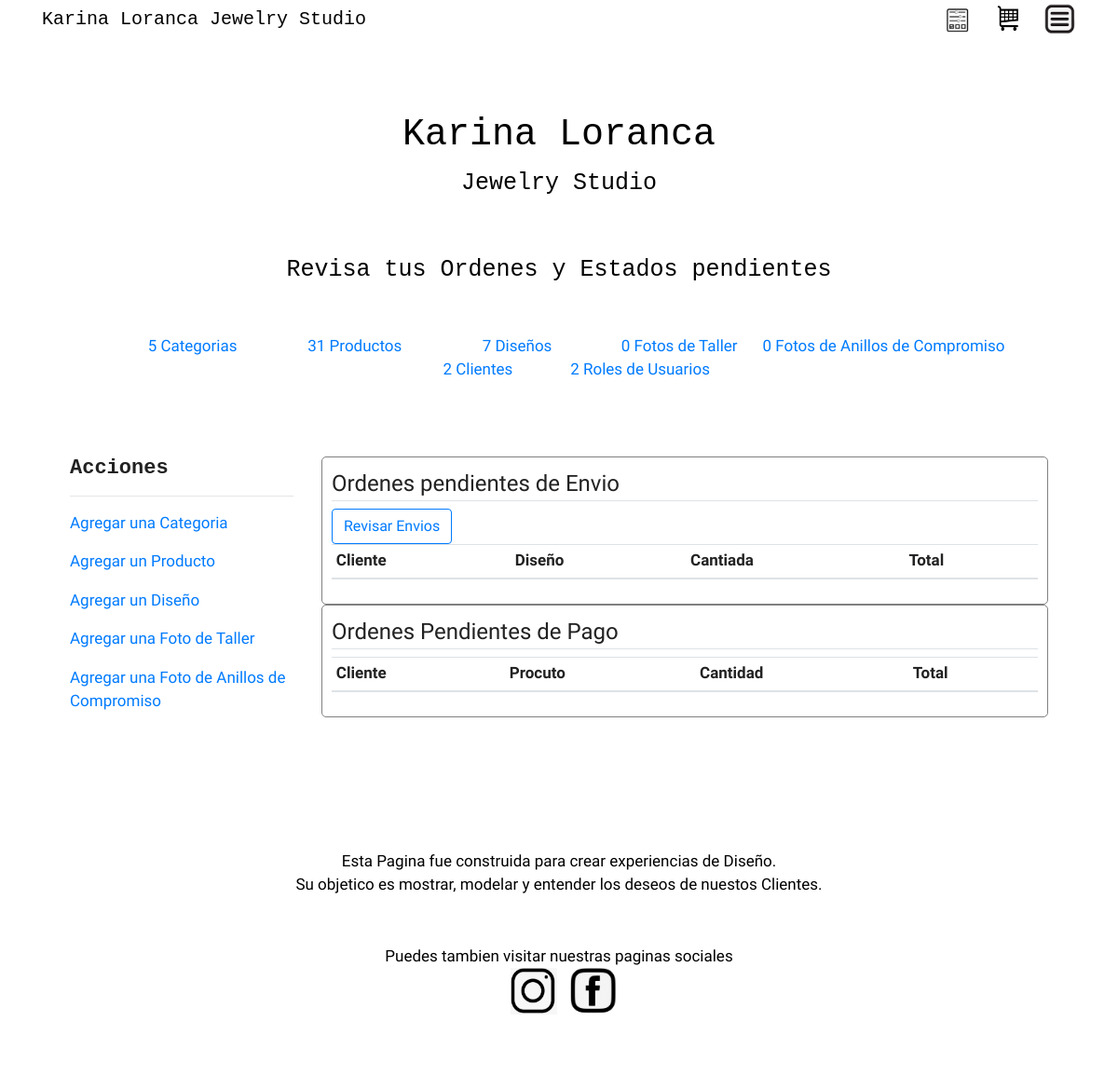
Page /admin (signed in) on the earlier database version.
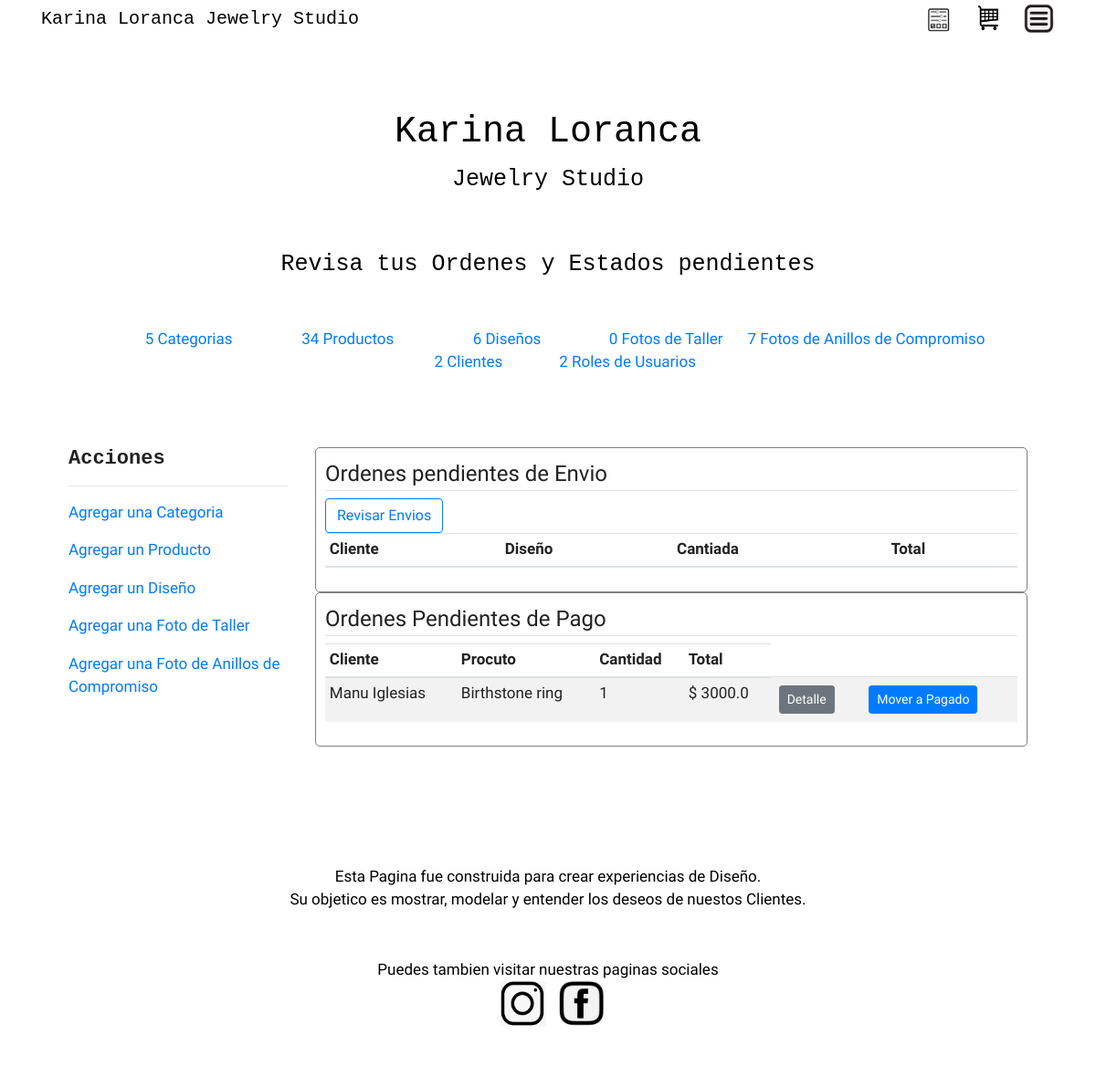
Same page on the later database version.
### kl_designs/models.py (models this page shows, shortened)
class Item(db.Model):
    __table_args__ = {'extend_existing': True}
    itemid = db.Column(db.Integer, primary_key=True)
    quantity = db.Column(db.Integer, nullable=True)
    size = db.Column(db.Integer, nullable=True)
    status = db.Column(db.String, default='pending')
    product_name = db.Column(db.String(100), nullable=True)
    category_name = db.Column(db.String(100), nullable=True)
    description = db.Column(db.String(100), nullable=True)
    price = db.Column(db.DECIMAL)
    image_file = db.Column(db.String(20), nullable=True, default='default.jpg')
    image_file_2 = db.Column(db.String(20), nullable=True, default='default.jpg')
    image_file_3 = db.Column(db.String(20), nullable=True, default='default.jpg')
    order_date = db.Column(db.DateTime, nullable=True)
    delivery_date = db.Column(db.DateTime, nullable=True)
    received_date = db.Column(db.DateTime, nullable=True)
    deliveryid = db.Column(db.Integer, nullable=True)
    carrier = db.Column(db.String(100), nullable=True)
    userid = db.Column(db.Integer, db.ForeignKey('user.id'), nullable=False)
    users = db.relationship(User)
    product_items = db.relationship('Product', backref='product_item', lazy=True)

class User(db.Model, UserMixin):
    __table_args__ = {'extend_existing': True}
    id = db.Column(db.Integer, primary_key=True)
    fname = db.Column(db.String(20), unique=True, nullable=False)
    role = db.Column(db.String, default='user')
    email = db.Column(db.String(120), unique=True, nullable=False)
    image_file = db.Column(db.String(20), nullable=False, default='default.jpg')
    password = db.Column(db.String(60), nullable=False)
    complete_address1 = db.Column(db.String(200), unique=False, nullable=False)
    zipcode = db.Column(db.String(20), unique=False, nullable=False)
    phone = db.Column(db.String(20), nullable=False)
    cart_items = db.relationship('Item', backref='author', lazy=True)
    comments = db.relationship('Comments', backref='contributor', lazy=True)

### kl_designs/views/admins/routes_admins.py (the view)
@admins.route("/admin", methods=['GET', 'POST'])
@login_required
def index():
    users = User.query.all()
    user_count = db.session.query(User.id).count()
    categories = Category.query.all()
    category_count = db.session.query(Category.id).count()
    products = Product.query.all()
    product_count = db.session.query(Product.productid).count()
    designs = Design.query.all()
    design_count = db.session.query(Design.id).count()
    tallers = Taller.query.all()
    taller_count = db.session.query(Taller.id).count()
    anillos = AnillosCompromiso.query.all()
    anillo_count = db.session.query(AnillosCompromiso.id).count()
    items_ordered = Item.query.filter_by(status='Ordered')
    items_payed = Item.query.filter_by(status='Payed')
    total_pending = db.session.query(func.sum(Item.price)).filter_by(status='pending').scalar()
    total_ordered = db.session.query(func.sum(Item.price)).filter_by(status='Ordered').scalar()
    return render_template('admin/admin.html',
                           user_count=user_count, users=users,
                           categories=categories, category_count=category_count,
                           products=products, product_count=product_count,
                           designs=designs, design_count=design_count,
                           items_payed=items_payed, items_ordered=items_ordered,
                           total_pending=total_pending, total_ordered=total_ordered,
                           tallers=tallers, taller_count=taller_count,
                           anillos=anillos, anillo_count=anillo_count,
                           )

### kl_designs/models.py (called while the page is built)
@login_manager.user_loader
def load_user(user_id):
    return User.query.get(int(user_id))

### kl_designs/templates/admin/admin.html (shortened to what the changed rows need)
{% extends 'main/layout.html' %}
{% block additional_css %}
<link rel="stylesheet" type="text/css" href="{{ url_for('static', filename='uxdes4.css') }}"/>
    <link rel="stylesheet" type="text/css" href="{{ url_for('static', filename='view_admin.css') }}"/>
{% endblock %}
{% block main_content %}
    <div class="container">
    {% if current_user.is_authenticated %}
    <div class="hero">
        <h1>Karina Loranca <p><small>Jewelry Studio</small></p></h1>
    </div>
    <div class="stats">
        <div class="stat"> {% if product_count %} <a href="{{ url_for('products.table_products') }}">{{ product_count }} Productos</a>  {% endif %}</div>
        <div class="stat"> {% if design_count %} <a href="{{ url_for('designs.table_designs') }}">{{ design_count }} Diseños</a>  {% endif %}</div>
        <div class="stat"> {% if design_count %} <a href="{{ url_for('anillos.table_anillos') }}">{{ anillo_count }} Fotos de Anillos de Compromiso</a>  {% endif %}</div>
    </div>
    <div class="row">
            <div class="col-md-3">
                <div class="actions">
                    <h2>Acciones</h2>
                </div>
            </div>
                <div class="col-md-9">
                <div class="content-section-admin">
                    <div class="table-responsive">
                        <table class="table table-sm table-condensed table-striped" id="Cart">
                            <thead>
                            <tr>
                                <th scope="col">Cliente</th>
                                <th scope="col">Diseño</th>
                                <th scope="col">Cantiada</th>
                                <th scope="col">Total</th>
                            </tr>
                            </thead>
                        </table>
                    </div>
                </div>
                <div class="content-section-admin">
                    <div class="table-responsive">
                        <table class="table table-sm table-condensed table-striped" id="Cart">
                            <thead>
                            <tr>
                                <th scope="col">Cliente</th>
                                <th scope="col">Procuto</th>
                                <th scope="col">Cantidad</th>
                                <th scope="col">Total</th>
                            </tr>
                            </thead>
                            <tbody>
                            {% for i in items_ordered %}
                                <td scope="col"> {{ i.author.fname }}</td>
                                <td scope="col"> {{ i.product_name }}</td>
                                <td scope="col"> {{ i.quantity }} </td>
                                <td scope="col">  $ {{ "{0:.1f}".format((i.price)*(i.quantity)) }}</td>
                                <div class="buttons">
                                    <td><a class="btn btn-secondary btn-sm m-1" href="{{ url_for('admins.delivery_detail', itemid=i.itemid) }}">Detalle</a></td>
                                </div>
                                    <td scope="col"> <a class="btn btn-primary btn-sm m-1" href="{{ url_for('admins.move_to_pay_items', itemid=i.itemid) }}">Mover a Pagado</a> </td>                                 </div>
                                 </div>
                           </div>
                        </div>
                    {% endfor %}
                    </tbody>
                </table>
            </div>
        </div>
    </div>
</div>
{% endif %}
</div>
{% endblock main_content %}

Differences in the rows shown:
now on this page (row edited): Item: author.fname "Manu Iglesias", product_name "Birthstone ring", quantity "1", (i.price)*(i.quantity) "3000.0"
Other differences:
{{ product_count }}: "31" → "34"
{{ design_count }}: "7" → "6"
{{ anillo_count }}: "0" → "7"
